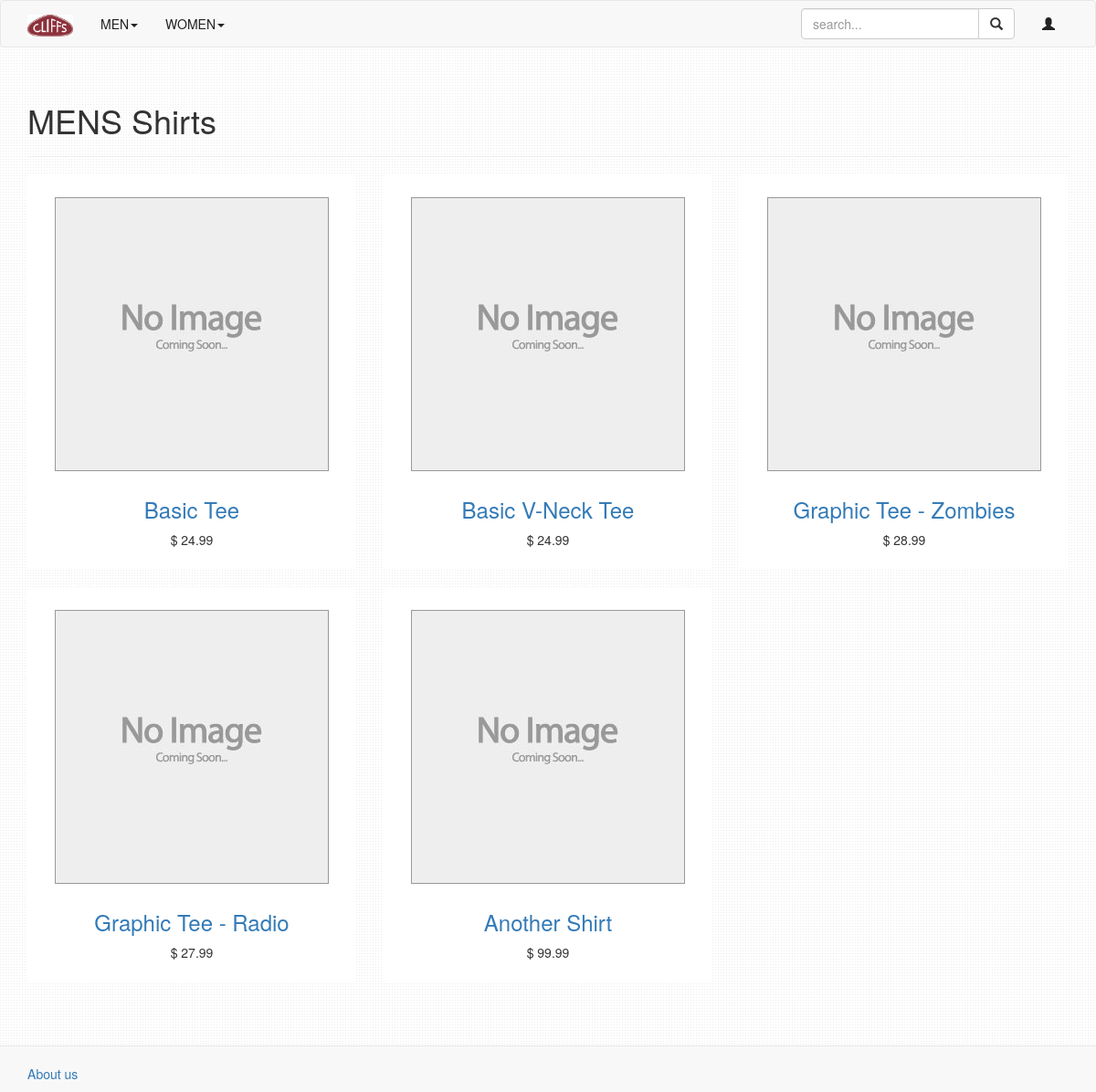
Screenshot of /catalog/m/Shirts/ with the database file from the repository.
### catalog/models.py (models this page shows, shortened)
class Sex(models.Model):
    MENS = 'm'
    WOMENS = 'w'
    sex_choices = (
        (MENS, "MENS"),
        (WOMENS, "WOMENS")
    )
    sex_selection = models.CharField(max_length=5, choices=sex_choices, default= MENS)
    def __str__(self):
        return self.get_sex_selection_display()

class Category(models.Model):
    sex = models.ForeignKey(Sex, on_delete=models.CASCADE)
    name = models.CharField(max_length=20)

class Product(models.Model):
    category = models.ForeignKey(Category, on_delete=models.CASCADE)
    name = models.CharField(max_length=30)
    price = models.DecimalField(max_digits=6, decimal_places=2, default=0.00)
    image = models.CharField(max_length=1000, default="/static/catalog/images/Placeholder.jpg")
    stockXL = models.IntegerField(default=0)
    stockL = models.IntegerField(default=0)
    stockM = models.IntegerField(default=0)
    stockS = models.IntegerField(default=0)

### catalog/views.py (the view)
# urls.py: url(r'^(?P<selection>[\w-]+)/(?P<category>[\w-]+)/$', views.products_list, name='products_list'),
def products_list(request, selection, category):
    selected = Sex.objects.get(sex_selection=selection)
    products = Sex.objects.all()
    try:
        category_selected = Category.objects.get(sex=selected, name=category)
        items = category_selected.product_set.all()
    except Category.DoesNotExist:
        raise Http404("Category does not exist")
    context = {'items': items, 'category': category, 'selected': selected}
    context.update(cat_context)
    return render(request, 'catalog/products.html', context=context)

### catalog/templates/catalog/products.html (shortened to what this page needs)
{% extends 'catalog/base.html'%}
{% block body %}
<div class="container">
    <div class="page-header">
        <h1>{{selected}} {{category}}</h1>
    </div>
    <div class="row">
        {% for product in items %}
        <div class="col-md-4">
            <div class="thumbnail">
                <a href="{% url 'catalog:prod' p_id=product.id %}"><img src={{product.image}}></a>
                    <div class="caption" style="margin: auto;">
                        <a href="{% url 'catalog:prod' p_id=product.id %}"><h3 style="text-align: center;">{{ product.name }}</h3></a>
                        <p style="text-align: center;">$ {{ product.price }}</p>
                    </div>
            </div>
        </div>
        {% endfor %}
    </div>
</div>
{% endblock %}

### catalog/templates/catalog/base.html (shortened to what this page needs)
<!DOCTYPE html>
<html lang="en">
<head>
    {% load staticfiles %}
    <link rel = "stylesheet" href="http://maxcdn.bootstrapcdn.com/bootstrap/3.3.7/css/bootstrap.min.css"/>
    <link rel="stylesheet" href="https://maxcdn.bootstrapcdn.com/bootstrap/3.3.7/css/bootstrap.min.css">
    <link rel="stylesheet" type="text/css" href="{% static 'catalog/style.css' %}"/>
</head>
<body>
    <nav class="navbar navbar-default">
        <div class="container">
            <div class = "navbar-header">
                <a class="navbar-brand" href="{% url 'catalog:index'%}">
                    <img alt="Brand" src="/static/catalog/images/logo.jpg" style="width:50px;">
                </a>
            </div>
            <div class="collapse navbar-collapse" id="topNavBar">
                <ul class="nav navbar-nav">
                    <li class="dropdown">
                        <a href="{% url 'catalog:mw' selection='m'%}" class="dropdown-toggle" data-toggle="dropdown" role="button" aria-haspopup="true" aria-expanded="false">MEN<span class="caret"></span></a>
                    </li>
                    <li class="dropdown">
                        <a href="{% url 'catalog:mw' selection='w'%}" class="dropdown-toggle" data-toggle="dropdown" role="button" aria-haspopup="true" aria-expanded="false">
                            WOMEN<span class="caret"></span></a>
                    </li>
                </ul>
                <ul class="nav navbar-nav navbar-right">
                    <li><a href="{% url 'account:index' %}">
                        <span class="glyphicon glyphicon-user" aria-hidden="true" ></span>
                    </a></li>
                </ul>
                <form class="navbar-form navbar-right" role="search" action="{% url 'catalog:search' %}" method="GET" value="{{ request.GET.get }}">
                    <div class="input-group">
                        <input type="text" class="form-control" placeholder="search..." name="q" >
                        <span class="input-group-btn">
                            <button class="btn btn-default" type="submit" >
                                    <span class="glyphicon glyphicon-search" aria-hidden="true" ></span>
                                </button>
                            </span>
                        </div>
                </form>
            </div>
        </div>
    </nav>
{% block body %}
{% endblock %}
</body>
<nav class="navbar navbar-default navbar-fixed-bottom">
    <div class="container">
        <br>
        <p><a href="{% url 'catalog:about' %}">About us</a></p>
    </div>
</nav>
</html>

### catalog/static/catalog/style.css (style rules this page uses)
.navbar-default .navbar-nav>li>a { color: #222; }
.navbar-default .navbar-brand { color: #222; }
.thumbnail { border:0px; }
.thumbnail a>img, .thumbnail>img { padding-top: 20px; }
img { max-width: 100%; height: auto; width: auto; }
body { background-image: url('/static/catalog/images/subtle_dots.png'); background-repeat: repeat-y repeat-x; padding-bottom: 100px; }
.navbar-brand>img { width: 55px; }

### rows the page displays
Sex: sex_selection "MENS"
Category: name "Shirts"
Product: image (placeholder picture), name "Basic Tee", price "24.99"
Product: image (placeholder picture), name "Basic V-Neck Tee", price "24.99"
Product: image (placeholder picture), name "Graphic Tee - Zombies", price "28.99"
Product: image (placeholder picture), name "Graphic Tee - Radio", price "27.99"
Product: image (placeholder picture), name "Another Shirt", price "99.99"
